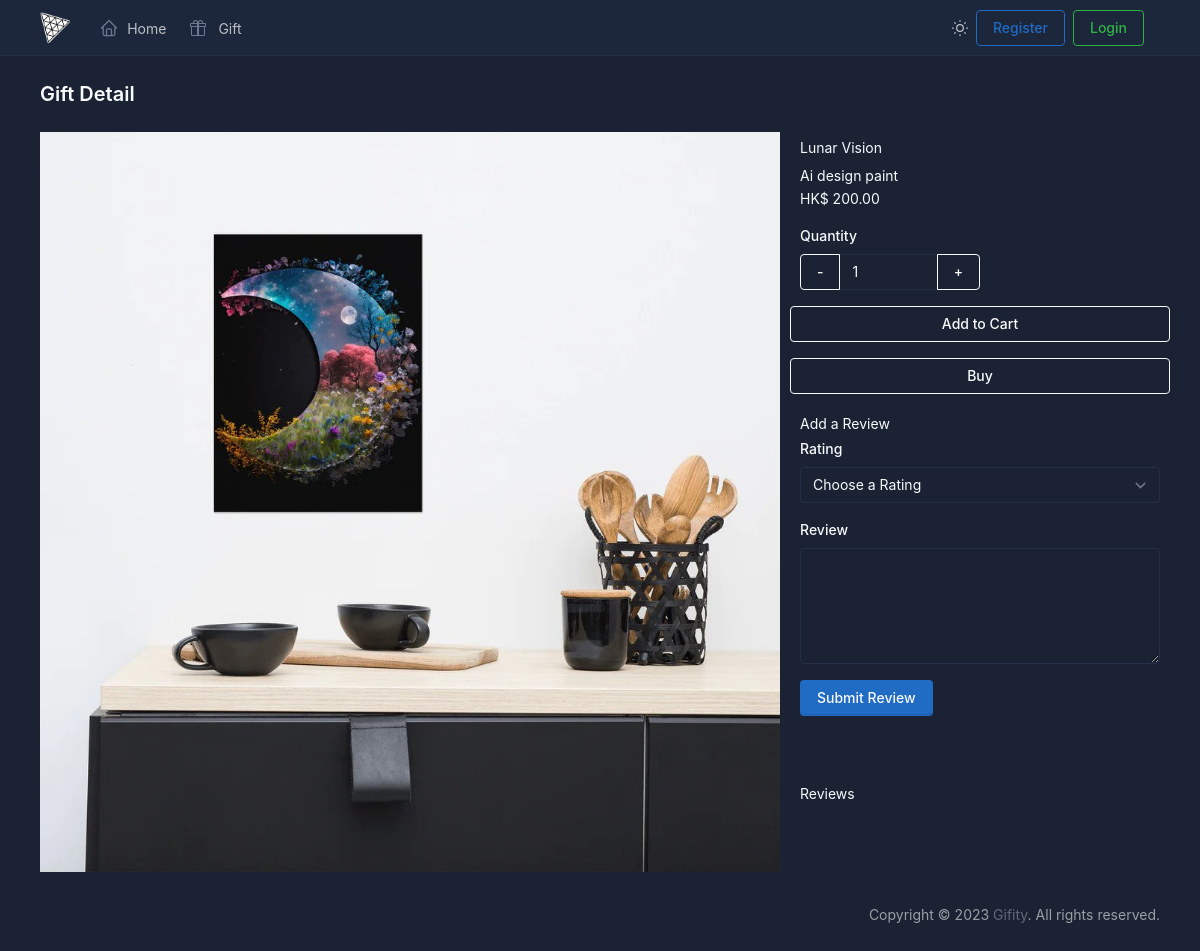
Page /product-detail.php?id=4 on the committed database.
### tables this page shows
CREATE TABLE `products` (
  `id` int(11) NOT NULL,
  `seller_id` int(11) NOT NULL,
  `name` varchar(255) NOT NULL,
  `description` text DEFAULT NULL,
  `price` decimal(10,2) NOT NULL,
  `quantity` int(11) NOT NULL DEFAULT 0,
  `image_url` varchar(255) DEFAULT NULL
);

### classes/product.class.php (called while the page is built, shortened)
<?php
class Product
{
    private $conn;
    private $table = "products";
    public function __construct($conn)
    {
        $this->conn = $conn;
    }
    public function select_one($id)
    {
        $query = "SELECT * FROM " . $this->table . " WHERE id = ?";
        $stmt = $this->conn->prepare($query);
        $stmt->bind_param("i", $id);
        $stmt->execute();
        $result = $stmt->get_result();
        return $result;
    }
}
?>

### public/product-detail.php (the view, shortened to what this page needs)
<?php
include_once('../includes/header.inc.php');
include_once('../classes/product.class.php');
if (isset($_GET['id'])) {
    $id = $_GET['id'];
    $product = new Product($conn);
    $product_result = $product->select_one($id);
    if ($product_result->num_rows > 0) {
        $product_data = $product_result->fetch_assoc();
    } else {
        header("Location: product.php");
        exit();
    }
} else {
    header("Location: product.php");
    exit();
}
include_once('../includes/navbar.inc.php');
include_once('../includes/page-wrapper-start.inc.php');
function renderActionButton($product_data)
{
    if ($product_data['quantity'] != 0) {
        return <<<HTML
            <div class="row mt-3">
                <button type="submit" class="btn btn-outline-light">
                    Add to Cart
                </button>
            </div>
            <div class="row mt-3">
                <button class="btn btn-outline-light">
                    Buy
                </button>
            </div>
        HTML;
    }
}
?>
<div class="page-body">
    <div class="container-xl">
        <div class="row">
            <div class="col-md-8 col-sm-12">
                <img src="<?= $product_data['image_url']; ?>" class="w-100" />
            </div>
            <div class="col-md-4 col-sm-12">
                <form method="post" id="add-to-cart-form">
                    <h1>
                        <?= $product_data['name']; ?>
                    </h1>
                    <h3>
                        <?= $product_data['description']; ?>
                    </h3>
                    HK$
                    <?= $product_data['price']; ?>
                    <div class="mt-3">
                        <label class="form-label">Quantity</label>
                        <div class="input-group w-50">
                            <button class="btn btn-outline-light" id="btn-minus-quantity"
                                <?= $product_data['quantity'] == 0 ? "disabled" : ""; ?>>
                                -
                            </button>
                            <input type="number" class="form-control" name="order-quantity"
                                value="<?= $product_data['quantity'] == 0 ? $product_data['quantity'] : 1 ?>" min="1"
                                max="<?= $product_data['quantity']; ?>" step="1" <?= $product_data['quantity'] == 0 ? "disabled" : ""; ?> pattern="[0-9]*">
                            <button class="btn btn-outline-light" id="btn-add-quantity" <?= $product_data['quantity'] == 0 ? "disabled" : ""; ?>>
                                +
                            </button>
                        </div>
                    </div>
                    <?= renderActionButton($product_data); ?>
                </form>
                <div class="row mt-3">
                    <h2>Add a Review</h2>
                    <form method="post" action="submit-review.php">
                        <div class="mb-3">
                            <label for="rating" class="form-label">Rating</label>
                            <select name="rating" id="rating" class="form-control" required>
                                <option value="">Choose a Rating</option>
                            </select>
                        </div>
                        <div class="mb-3">
                            <label for="review_text" class="form-label">Review</label>
                            <textarea name="review_text" id="review_text" class="form-control" rows="5"
                                required></textarea>
                        </div>
                        <button type="submit" class="btn btn-primary">Submit Review</button>
                    </form>
                    <div class="row mt-5">
                        <h2>Reviews</h2>
                    </div>
                </div>
            </div>
        </div>
    </div>
    <?php
    include_once('../includes/page-wrapper-end.inc.php');
    include_once('../includes/footer.inc.php');
    ?>

### rows in the picture
products: name "Lunar Vision", description "Ai design paint", price "200.00", order-quantity "1"

### other values in the picture
$page_title "Gift Detail"
